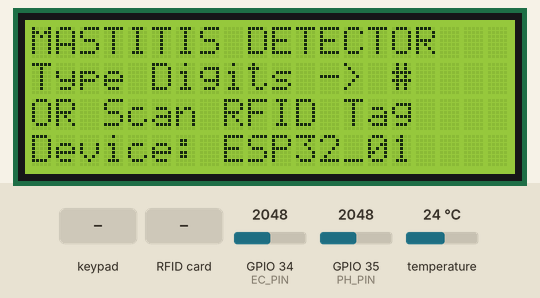
This sketch was run on a simulated ESP32. Parts: 20×4 character LCD. The test bench sets the inputs (shaded band); at power-on: GPIO 34 (EC_PIN) = 2048, GPIO 35 (PH_PIN) = 2048, temperature 24 °C. WiFi joins after 1.5 s; servers stay silent unless stated; uploads are accepted with an empty reply; the local clock reads 2024-03-15 10:24:30 at power-on unless the sketch sets it; storage starts empty; what the sketch prints to the serial monitor is not drawn.

Above: at 5.0 s.
5.1 s: keypad keys 1 3 1 2 1 4 2 7 # pressed 0.4 s apart
At 8.8 s:
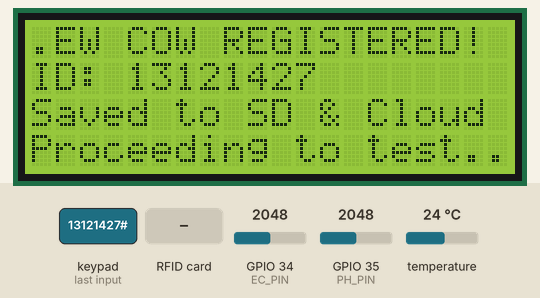
10.2 s: key '1' pressed
At 12.8 s:
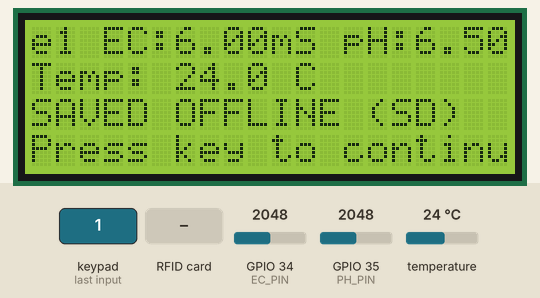
13.2 s: keypad keys 1 3 1 2 1 4 2 7 # pressed 0.4 s apart
At 17.8 s:
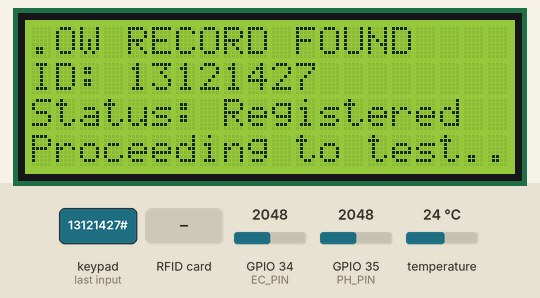
18.5 s: key 'C' pressed
At 19.3 s:
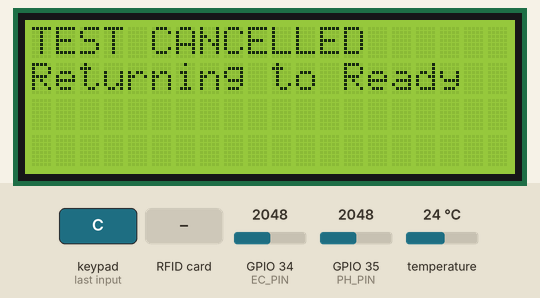
21.3 s: RFID card 5E 7A 19 C4 held to the reader
At 21.7 s:
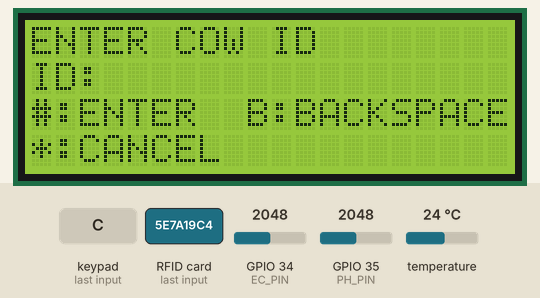
22.9 s: keypad keys 2 6 2 5 3 3 3 2 # pressed 0.4 s apart
At 28.8 s:
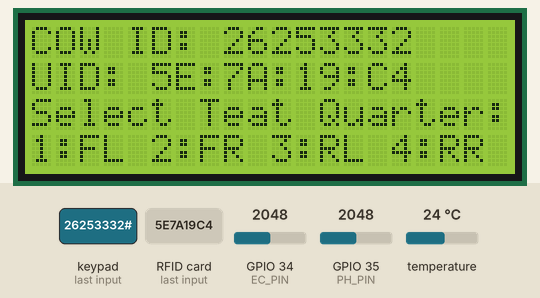
Timing chart, 0 to 30.3 s (numbered marks = the images above; inputs shaded):
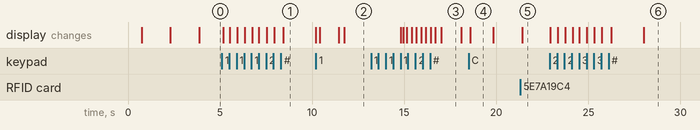

The sketch:

mastitis_esp32.ino
```cpp
/*
  ESP32 Mastitis Detector Firmware - Production Version

  Hardware & Wiring (100% Preserved):
    - ESP32 DevKit V1
    - 20x4 I2C LCD Display (SDA: 21, SCL: 22, Address 0x27)
    - DS3231 / DS1307 RTC Module (SDA: 21, SCL: 22)
    - MicroSD SPI Card Module (SPI CS: 5, SCK: 18, MISO: 19, MOSI: 23)
    - RC522 RFID Reader (SPI SS: 16, RST: 17, SCK: 18, MISO: 19, MOSI: 23)
    - 4x4 Keypad (Rows: 13, 12, 14, 27; Cols: 26, 25, 33, 32)
    - EC Potentiometer (ADC Pin 34)
    - pH Potentiometer (ADC Pin 35)
    - DS18B20 Milk Temperature Sensor (OneWire Pin 4)

  Features:
    - Keypad Entry Mode with Mandatory '#' (ENTER) and 'B' (Backspace).
    - Immediate Real-time Sensor Values (EC, pH, Temp) displayed on 20x4 LCD.
    - Automatic 1-minute Wi-Fi Reconnection Loop when offline.
    - Explicit New Cow Registration with LCD Confirmation + SD / Cloud Storage.
    - Dual Input Mode (Keypad or RFID Tag Auto-Scan).
    - Render Ingestion API Integration (https://mastitis-data-api.onrender.com).
    - MicroSD Offline Queue (/TESTS/) & Automatic Background Sync.
*/

#include <WiFi.h>
#include <HTTPClient.h>
#include <SPI.h>
#include <MFRC522.h>
#include <SD.h>
#include <Wire.h>
#include <LiquidCrystal_I2C.h>
#include <RTClib.h>
#include <Keypad.h>
#include <OneWire.h>
#include <DallasTemperature.h>
#include <ArduinoJson.h>

#include "config.h"
#include "measurement_calibration.h"

// Hardware Objects
MFRC522 rfid(RFID_SS_PIN, RFID_RST_PIN);
LiquidCrystal_I2C lcd(LCD_I2C_ADDR, LCD_COLS, LCD_ROWS);
RTC_DS3231 rtc3231;
RTC_DS1307 rtc1307;
uint8_t activeRtcType = 0; // 1 = DS3231, 2 = DS1307

// Keypad Configuration
char keys[KEYPAD_ROW_COUNT][KEYPAD_COL_COUNT] = {
  {'1', '2', '3', 'A'},
  {'4', '5', '6', 'B'},
  {'7', '8', '9', 'C'},
  {'*', '0', '#', 'D'}
};
byte rowPins[KEYPAD_ROW_COUNT] = {13, 12, 14, 27};
byte colPins[KEYPAD_COL_COUNT] = {26, 25, 33, 32};
Keypad keypad = Keypad(makeKeymap(keys), rowPins, colPins, KEYPAD_ROW_COUNT, KEYPAD_COL_COUNT);

// OneWire DS18B20 Temperature Sensor
OneWire oneWire(DS18B20_PIN);
DallasTemperature tempSensor(&oneWire);

// Global States
uint32_t sequenceId = 1;
bool rtcValid = false;
bool sdReady = false;
bool rfidReady = false;
unsigned long lastSyncCheck = 0;
const unsigned long SYNC_INTERVAL_MS = 15000;
unsigned long lastWifiReconnectAttempt = 0;
const unsigned long WIFI_RECONNECT_INTERVAL_MS = 60000; // 1 Minute Retry

// Forward Declarations
void printLcd(const char* line1, const char* line2 = "", const char* line3 = "", const char* line4 = "");
String getRfidUidString();
bool cowExistsOnSd(const String &cowId);
String readCowIdFromSd(const String &rfidUid);
bool saveCowIdToSd(const String &rfidUid, const String &cowId);
String getCowIdFromKeypad(char initialDigit = 0);
uint32_t loadSequenceId();
void saveSequenceId(uint32_t id);
String formatTimestamp();
float readAnalogAverage(int pin, int samples = 10);
void syncPendingRecords();
bool sendCowRegistrationHttp(const String &rfidUid, const String &cowId);
bool sendTestMeasurementHttp(const String &payload);

void setup() {
  Serial.begin(115200);
  delay(500);
  Serial.println("\n--- ESP32 Mastitis Detector Firmware Starting ---");

  // 1. Initialize I2C Bus & LCD
  Wire.begin(I2C_SDA_PIN, I2C_SCL_PIN);
  lcd.init();
  lcd.backlight();
  printLcd("MASTITIS DETECTOR", "Initializing...", "Device: " DEVICE_ID);

  // 2. Initialize DS18B20 Temperature Sensor
  tempSensor.begin();

  // 3. Initialize RTC Module (Supports DS3231 and DS1307)
  Wire.beginTransmission(0x68);
  if (Wire.endTransmission() == 0) {
    if (rtc3231.begin()) {
      rtcValid = true;
      activeRtcType = 1;
      Serial.println("[RTC] DS3231 module detected.");
    } else if (rtc1307.begin()) {
      rtcValid = true;
      activeRtcType = 2;
      Serial.println("[RTC] DS1307 module detected.");
    }
  } else {
    Serial.println("[RTC] Module not responding on I2C address 0x68.");
  }

  // 4. Initialize Shared SPI Bus for RFID and MicroSD
  SPI.begin(SPI_SCK_PIN, SPI_MISO_PIN, SPI_MOSI_PIN, SD_CS_PIN);

  // 5. Initialize MicroSD Card
  if (SD.begin(SD_CS_PIN)) {
    sdReady = true;
    Serial.println("[SD] MicroSD Card initialized successfully.");
    if (!SD.exists("/COWS")) SD.mkdir("/COWS");
    if (!SD.exists("/TESTS")) SD.mkdir("/TESTS");
    if (!SD.exists("/config")) SD.mkdir("/config");
    sequenceId = loadSequenceId();
  } else {
    Serial.println("[SD] WARNING: MicroSD Card failed or not inserted.");
  }

  // 6. Initialize RC522 RFID Reader
  rfid.PCD_Init();
  byte ver = rfid.PCD_ReadRegister(rfid.VersionReg);
  if (ver == 0x91 || ver == 0x92 || ver == 0x88) {
    rfidReady = true;
    Serial.printf("[RFID] RC522 Reader detected (Ver 0x%02X).\n", ver);
  } else {
    Serial.println("[RFID] RC522 not responding. Keypad entry mode active.");
  }

  // 7. Connect to Wi-Fi
  Serial.printf("[Wi-Fi] Connecting to %s", WIFI_SSID);
  printLcd("MASTITIS DETECTOR", "Connecting Wi-Fi...", WIFI_SSID);
  WiFi.mode(WIFI_STA);
  WiFi.begin(WIFI_SSID, WIFI_PASSWORD);

  unsigned long startWifi = millis();
  while (WiFi.status() != WL_CONNECTED && millis() - startWifi < WIFI_CONNECT_TIMEOUT_MS) {
    delay(250);
    Serial.print(".");
  }

  if (WiFi.status() == WL_CONNECTED) {
    Serial.printf("\n[Wi-Fi] Connected! IP: %s\n", WiFi.localIP().toString().c_str());
    printLcd("MASTITIS DETECTOR", "Wi-Fi Connected!", WiFi.localIP().toString().c_str());
  } else {
    Serial.println("\n[Wi-Fi] Timeout. Operating in Offline Mode.");
    printLcd("MASTITIS DETECTOR", "Wi-Fi Disconnected", "Operating Offline");
  }
  delay(1500);

  // Initial Background Sync Check
  if (WiFi.status() == WL_CONNECTED && sdReady) {
    syncPendingRecords();
  }

  printLcd("MASTITIS DETECTOR", "Type Digits -> #", "OR Scan RFID Tag", "Device: " DEVICE_ID);
}

void loop() {
  // 1. Periodically check and reconnect Wi-Fi every 1 minute if disconnected
  if (WiFi.status() != WL_CONNECTED && millis() - lastWifiReconnectAttempt > WIFI_RECONNECT_INTERVAL_MS) {
    lastWifiReconnectAttempt = millis();
    Serial.println("[Wi-Fi] 1-minute timer: Retrying Wi-Fi connection...");
    WiFi.disconnect();
    WiFi.begin(WIFI_SSID, WIFI_PASSWORD);
  }

  // 2. Periodically run background sync for offline records
  if (millis() - lastSyncCheck > SYNC_INTERVAL_MS) {
    lastSyncCheck = millis();
    if (WiFi.status() == WL_CONNECTED && sdReady) {
      syncPendingRecords();
    }
  }

  String cowId = "";
  String rfidUid = "";

  // -------------------------------------------------------------------
  // CHECK 1: RFID Card Scan (Automatic if tag present & RFID working)
  // -------------------------------------------------------------------
  if (rfidReady && rfid.PICC_IsNewCardPresent() && rfid.PICC_ReadCardSerial()) {
    rfidUid = getRfidUidString();
    Serial.printf("\n[RFID] Scanned Tag UID: %s\n", rfidUid.c_str());
    printLcd("RFID SCANNED", rfidUid.c_str(), "Checking Record...");

    cowId = readCowIdFromSd(rfidUid);

    if (cowId.length() == 0) {
      // New Cow via RFID: prompt operator to assign a Cow ID
      cowId = getCowIdFromKeypad();
      if (cowId.length() == 0) {
        rfid.PICC_HaltA();
        rfid.PCD_StopCrypto1();
        printLcd("MASTITIS DETECTOR", "Type Digits -> #", "OR Scan RFID Tag", "Device: " DEVICE_ID);
        return;
      }

      // Register new cow
      saveCowIdToSd(rfidUid, cowId);
      saveCowIdToSd(cowId, cowId);

      printLcd("NEW COW REGISTERED!", ("ID: " + cowId).c_str(), "Saved to SD & Cloud", "Proceeding to test...");
      if (WiFi.status() == WL_CONNECTED) {
        sendCowRegistrationHttp(rfidUid, cowId);
      }
      delay(1500);
    } else {
      printLcd("COW RECORD FOUND", ("ID: " + cowId).c_str(), ("UID: " + rfidUid).c_str(), "Proceeding to test...");
      delay(1000);
    }

    rfid.PICC_HaltA();
    rfid.PCD_StopCrypto1();
  }

  // -------------------------------------------------------------------
  // CHECK 2: Keypad Entry Mode (Primary Input Mode)
  // -------------------------------------------------------------------
  char key = keypad.getKey();
  if (cowId.length() == 0 && key != 0) {
    if (key == '*') {
      printLcd("MASTITIS DETECTOR", "Type Digits -> #", "OR Scan RFID Tag", "Device: " DEVICE_ID);
      return;
    }

    // Launch Keypad Cow Entry Prompt
    cowId = getCowIdFromKeypad(key);

    if (cowId.length() == 0) {
      printLcd("MASTITIS DETECTOR", "Type Digits -> #", "OR Scan RFID Tag", "Device: " DEVICE_ID);
      return;
    }

    rfidUid = "KEYPAD_" + cowId;

    // Check if Cow ID is already registered on SD card
    if (cowExistsOnSd(cowId)) {
      Serial.printf("[COW] Existing Cow ID found: %s\n", cowId.c_str());
      printLcd("COW RECORD FOUND", ("ID: " + cowId).c_str(), "Status: Registered", "Proceeding to test...");
      delay(1000);
    } else {
      // New Cow Registration Procedure
      Serial.printf("[COW] Registering NEW Cow ID: %s\n", cowId.c_str());
      saveCowIdToSd(cowId, cowId);
      saveCowIdToSd(rfidUid, cowId);

      printLcd("NEW COW REGISTERED!", ("ID: " + cowId).c_str(), "Saved to SD & Cloud", "Proceeding to test...");

      if (WiFi.status() == WL_CONNECTED) {
        sendCowRegistrationHttp(rfidUid, cowId);
      }
      delay(1500);
    }
  }

  // If no cow selected, keep waiting
  if (cowId.length() == 0) return;

  // -------------------------------------------------------------------
  // TEAT QUARTER SELECTION PHASE
  // -------------------------------------------------------------------
  char line1[21], line2[21];
  snprintf(line1, sizeof(line1), "COW ID: %s", cowId.c_str());
  snprintf(line2, sizeof(line2), "UID: %s", rfidUid.c_str());
  printLcd(line1, line2, "Select Teat Quarter:", "1:FL 2:FR 3:RL 4:RR");

  char selectKey = 0;
  int quarter = 0;
  while (quarter == 0) {
    selectKey = keypad.getKey();
    if (selectKey >= '1' && selectKey <= '4') {
      quarter = selectKey - '0';
    } else if (selectKey == 'C' || selectKey == '*') {
      printLcd("TEST CANCELLED", "Returning to Ready");
      delay(1200);
      printLcd("MASTITIS DETECTOR", "Type Digits -> #", "OR Scan RFID Tag", "Device: " DEVICE_ID);
      return;
    }
    delay(50);
  }

  // -------------------------------------------------------------------
  // SENSOR MEASUREMENT PHASE
  // -------------------------------------------------------------------
  char qBuf[21];
  snprintf(qBuf, sizeof(qBuf), "Selected: Q%d", quarter);
  printLcd("SAMPLING SENSORS", qBuf, "Reading EC, pH, Temp...");

  float rawEc = readAnalogAverage(EC_PIN, 20);
  float rawPh = readAnalogAverage(PH_PIN, 20);

  float ec = ecFromAdc((int)rawEc);
  float ph = phFromAdc((int)rawPh);

  tempSensor.requestTemperatures();
  float tempC = tempSensor.getTempCByIndex(0);
  if (tempC < -50.0f || tempC > 100.0f) {
    tempC = 38.5f; // Fallback default bovine milk temp if probe missing
  }

  Serial.printf("[MEASURE] Raw EC: %.1f -> %.2f mS/cm | Raw pH: %.1f -> %.2f | Temp: %.1f C\n",
                rawEc, ec, rawPh, ph, tempC);

  // Generate Unique Test ID
  char testIdBuf[48];
  snprintf(testIdBuf, sizeof(testIdBuf), "%s_%06u", DEVICE_ID, sequenceId);
  String testId = String(testIdBuf);

  // Format Immediate Sensor Reading Strings for LCD
  char sensorLine1[21], sensorLine2[21];
  snprintf(sensorLine1, sizeof(sensorLine1), "Q%d EC:%.2fmS pH:%.2f", quarter, ec, ph);
  snprintf(sensorLine2, sizeof(sensorLine2), "Temp: %.1f C", tempC);

  // Build JSON Payload
  DynamicJsonDocument doc(512);
  doc["test_id"] = testId;
  doc["device_id"] = DEVICE_ID;
  doc["cow_id"] = cowId;
  doc["rfid_uid"] = rfidUid;
  doc["quarter"] = quarter;
  doc["ec"] = round(ec * 100.0f) / 100.0f;
  doc["ph"] = round(ph * 100.0f) / 100.0f;
  doc["temperature"] = round(tempC * 10.0f) / 10.0f;

  if (rtcValid) {
    doc["timestamp"] = formatTimestamp();
    doc["time_source"] = "rtc";
  } else {
    doc["timestamp"] = nullptr;
    doc["time_source"] = "sequence";
  }

  doc["sequence_id"] = sequenceId;

  // Cloud Upload & Offline Storage Logic
  bool cloudSuccess = false;
  if (WiFi.status() == WL_CONNECTED) {
    doc["delivery_mode"] = "live";
    String payload;
    serializeJson(doc, payload);

    printLcd(sensorLine1, sensorLine2, "Status: Uploading...", testId.c_str());
    cloudSuccess = sendTestMeasurementHttp(payload);
  }

  if (cloudSuccess) {
    printLcd(sensorLine1, sensorLine2, "SENT TO CLOUD! [OK]", "Press key to continue");
  } else {
    doc["delivery_mode"] = "sd_sync";
    String payload;
    serializeJson(doc, payload);

    if (sdReady) {
      char filePath[48];
      snprintf(filePath, sizeof(filePath), "/TESTS/T_%06u.JSON", sequenceId);
      File f = SD.open(filePath, FILE_WRITE);
      if (f) {
        f.print(payload);
        f.close();
        Serial.printf("[SD] Saved offline record to %s\n", filePath);
        printLcd(sensorLine1, sensorLine2, "SAVED OFFLINE (SD)", "Press key to continue");
      } else {
        printLcd(sensorLine1, sensorLine2, "SD WRITE ERROR!", "File write failed");
      }
    } else {
      printLcd(sensorLine1, sensorLine2, "OFFLINE ERROR!", "No SD Card to Queue");
    }
  }

  sequenceId++;
  if (sdReady) saveSequenceId(sequenceId);

  delay(3000);
  printLcd("MASTITIS DETECTOR", "Type Digits -> #", "OR Scan RFID Tag", "Device: " DEVICE_ID);
}

// --- Helper Functions ---

void printLcd(const char* line1, const char* line2, const char* line3, const char* line4) {
  lcd.clear();
  lcd.setCursor(0, 0); lcd.print(line1);
  lcd.setCursor(0, 1); lcd.print(line2);
  lcd.setCursor(0, 2); lcd.print(line3);
  lcd.setCursor(0, 3); lcd.print(line4);
}

String getRfidUidString() {
  String uidStr = "";
  for (byte i = 0; i < rfid.uid.size; i++) {
    if (rfid.uid.uidByte[i] < 0x10) uidStr += "0";
    uidStr += String(rfid.uid.uidByte[i], HEX);
    if (i < rfid.uid.size - 1) uidStr += ":";
  }
  uidStr.toUpperCase();
  return uidStr;
}

bool cowExistsOnSd(const String &cowId) {
  if (!sdReady) return false;
  String cleanId = cowId;
  cleanId.replace(":", "");
  String path = "/COWS/" + cleanId + ".TXT";
  return SD.exists(path);
}

String readCowIdFromSd(const String &rfidUid) {
  if (!sdReady) return "";
  String cleanUid = rfidUid;
  cleanUid.replace(":", "");
  String path = "/COWS/" + cleanUid + ".TXT";

  if (!SD.exists(path)) return "";

  File f = SD.open(path, FILE_READ);
  if (!f) return "";
  String cowId = f.readStringUntil('\n');
  f.close();
  cowId.trim();
  return cowId;
}

bool saveCowIdToSd(const String &rfidUid, const String &cowId) {
  if (!sdReady) return false;
  String cleanUid = rfidUid;
  cleanUid.replace(":", "");
  String path = "/COWS/" + cleanUid + ".TXT";

  File f = SD.open(path, FILE_WRITE);
  if (!f) return false;
  f.println(cowId);
  f.close();
  Serial.printf("[SD] Saved cow record %s -> %s\n", rfidUid.c_str(), cowId.c_str());
  return true;
}

String getCowIdFromKeypad(char initialDigit) {
  printLcd("ENTER COW ID", "ID:                 ", "#:ENTER  B:BACKSPACE", "*:CANCEL");

  String enteredId = "";
  if (initialDigit >= '0' && initialDigit <= '9') {
    enteredId += initialDigit;
  }

  lcd.setCursor(4, 1);
  lcd.print(enteredId);

  while (true) {
    char k = keypad.getKey();
    if (k >= '0' && k <= '9') {
      if (enteredId.length() < 12) {
        enteredId += k;
        lcd.setCursor(4, 1);
        lcd.print(enteredId);
      }
    } else if (k == 'B') { // Backspace
      if (enteredId.length() > 0) {
        enteredId.remove(enteredId.length() - 1);
        lcd.setCursor(4, 1);
        lcd.print("            ");
        lcd.setCursor(4, 1);
        lcd.print(enteredId);
      }
    } else if (k == '*') { // Cancel
      return "";
    } else if (k == '#') { // Mandatory ENTER
      if (enteredId.length() > 0) return enteredId;
    }
    delay(50);
  }
}

uint32_t loadSequenceId() {
  if (!sdReady) return 1;
  if (!SD.exists("/config/sequence.txt")) return 1;

  File f = SD.open("/config/sequence.txt", FILE_READ);
  if (!f) return 1;
  String val = f.readStringUntil('\n');
  f.close();
  uint32_t seq = val.toInt();
  return (seq > 0) ? seq : 1;
}

void saveSequenceId(uint32_t id) {
  if (!sdReady) return;
  File f = SD.open("/config/sequence.txt", FILE_WRITE);
  if (f) {
    f.println(id);
    f.close();
  }
}

String formatTimestamp() {
  if (!rtcValid) return "";
  DateTime now = (activeRtcType == 1) ? rtc3231.now() : rtc1307.now();
  char buf[25];
  snprintf(buf, sizeof(buf), "%04d-%02d-%02d %02d:%02d:%02d",
           now.year(), now.month(), now.day(),
           now.hour(), now.minute(), now.second());
  return String(buf);
}

float readAnalogAverage(int pin, int samples) {
  long sum = 0;
  for (int i = 0; i < samples; i++) {
    sum += analogRead(pin);
    delay(5);
  }
  return (float)sum / (float)samples;
}

bool sendCowRegistrationHttp(const String &rfidUid, const String &cowId) {
  HTTPClient http;
  http.begin(REGISTER_COW_ENDPOINT);
  http.addHeader("Content-Type", "application/json");
  http.setTimeout(CLOUD_TIMEOUT_MS);

  DynamicJsonDocument doc(256);
  doc["device_id"] = DEVICE_ID;
  doc["cow_id"] = cowId;
  doc["rfid_uid"] = rfidUid;
  if (rtcValid) doc["registered_at"] = formatTimestamp();

  String body;
  serializeJson(doc, body);

  int httpCode = http.POST(body);
  http.end();
  Serial.printf("[HTTP] Register Cow Response Code: %d\n", httpCode);
  return (httpCode == 201 || httpCode == 200);
}

bool sendTestMeasurementHttp(const String &payload) {
  HTTPClient http;
  http.begin(STORE_TEST_ENDPOINT);
  http.addHeader("Content-Type", "application/json");
  http.setTimeout(CLOUD_TIMEOUT_MS);

  int httpCode = http.POST(payload);
  String response = http.getString();
  http.end();

  Serial.printf("[HTTP] Store Test Response Code: %d, Body: %s\n", httpCode, response.c_str());

  if (httpCode == 201 || httpCode == 200) {
    DynamicJsonDocument resDoc(256);
    DeserializationError err = deserializeJson(resDoc, response);
    if (!err && resDoc["accepted"] == true) {
      return true;
    }
  }
  return false;
}

void syncPendingRecords() {
  if (!sdReady || WiFi.status() != WL_CONNECTED) return;

  File dir = SD.open("/TESTS");
  if (!dir) return;

  File entry = dir.openNextFile();
  int syncedCount = 0;

  while (entry) {
    bool isDir = entry.isDirectory();
    String filename = String(entry.name());
    entry.close();

    if (!isDir && (filename.endsWith(".JSON") || filename.endsWith(".json"))) {
      String path = "/TESTS/" + filename;
      File f = SD.open(path, FILE_READ);
      if (f) {
        String payload = f.readString();
        f.close();

        if (sendTestMeasurementHttp(payload)) {
          SD.remove(path);
          syncedCount++;
          Serial.printf("[SYNC] Successfully synced and deleted %s\n", path.c_str());
        }
      }
    }
    entry = dir.openNextFile();
  }
  dir.close();

  if (syncedCount > 0) {
    Serial.printf("[SYNC] Total offline records synced: %d\n", syncedCount);
  }
}
```

Source omitted: measurement_calibration.h (1444 bytes), config.h (936 bytes)

Measured:
- after the input at 5.1 s, the display: first changes after 0.07 s (image 1 shows a later state)
- after the input at 10.2 s, the display: first differs from a run without the input after 0.21 s (image 2 shows a later state)
- after the input at 13.2 s, the display: first differs from a run without the input after 1.7 s (image 3 shows a later state)
- after the input at 18.5 s, the display: changes after 0.07 s (image 4)
- after the input at 21.3 s, the display: changes after 0.11 s (image 5)
- after the input at 22.9 s, the display: first changes at once (image 6 shows a later state)
- what the display in image 3 shows lasts 1.1 s, from 17.0 s to 18.1 s
